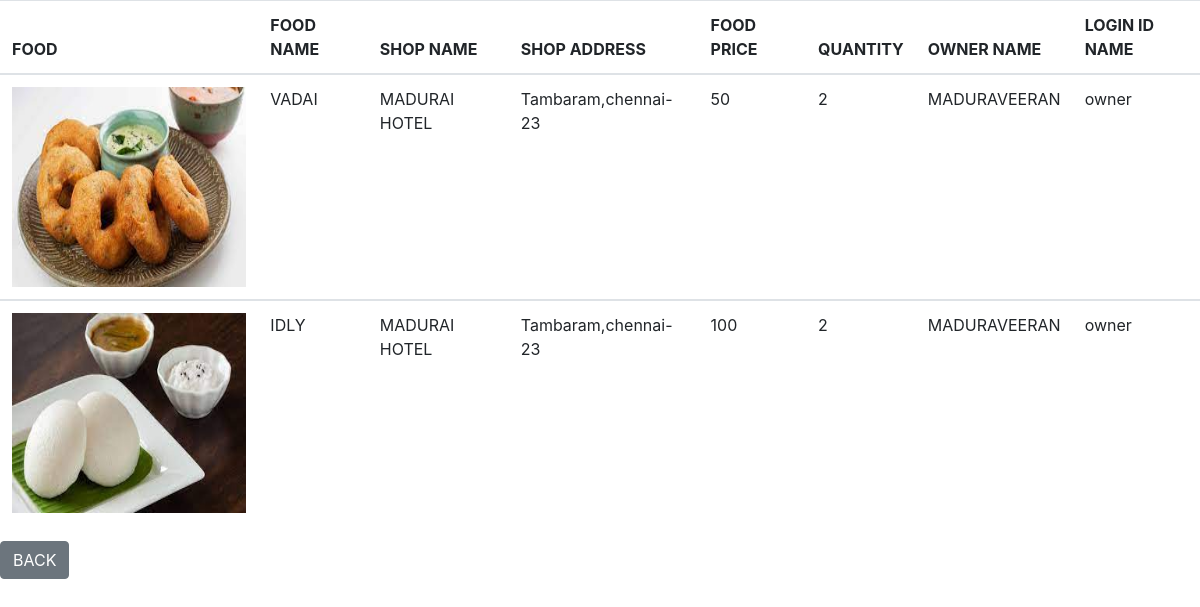
The app's page /restaturantdetails.php?userid=41 (signed in) with its own data.
### tables this page shows
CREATE TABLE `signup` (
  `userid` int(11) NOT NULL,
  `username` varchar(100) NOT NULL,
  `password` varchar(100) NOT NULL,
  `usertype` tinyint(11) NOT NULL COMMENT '0=>Customer\r\n1=>owner\r\n2=>superadmin',
  `status` tinyint(11) NOT NULL DEFAULT 1 COMMENT '0=>inactive\r\n1=>Active'
);

### restaturantdetails.php (the view, shortened to what this page needs)
<?php
include("connect.php");
if(isset($_GET["userid"])){
    $userid=$_GET["userid"];
     $sql="select * from admin where userid=$userid";
     $result=mysqli_query($conn,$sql);
     if($result){
        $num=mysqli_num_rows($result);
        if($num>0){
?>
<!DOCTYPE html>
<html lang="en">
<head>
       <link rel="stylesheet" href="https://stackpath.bootstrapcdn.com/bootstrap/4.5.2/css/bootstrap.min.css">
    <link rel="stylesheet" href="./style.css" ?v=<?php echo time(); ?>/>
</head>
<body>
<table class="table">
        <thead>
            <tr>
                <th>FOOD</th>
                <th>FOOD NAME</th>
                <th>SHOP NAME</th>
                <th>SHOP ADDRESS</th>
                <th>FOOD PRICE</th>
                <th>QUANTITY</th>
                <th>OWNER NAME</th>
                <th>LOGIN ID NAME</th>
            </tr>
        </thead>
        <tbody>
            <tr>
                <?php
                while($row=mysqli_fetch_array($result)){
                    $image=$row["image"];
                    $foodname=$row["foodname"];
                    $foodprice=$row["foodprice"];
                    $shopname=$row["shopname"];
                    $shopaddress=$row["shopaddress"];
                    $foodquantity=$row["quantity"];
                    $shopowner=$row["shopowner"];
                    $userid=$row["userid"];
                    $query="select * from signup where userid=$userid";
                    $fetch=mysqli_query($conn,$query);
                    while($pull=mysqli_fetch_array($fetch)){
                        $username=$pull["username"];
                ?>
                <td><?php echo "<img src ='$image' class='img-fluid' style='height:25vh;width:25vw'>";?></td>
                <td><?php echo $foodname;?></td>
                <td><?php echo $shopname;?></td>
                <td><?php echo $shopaddress;?></td>
                <td><?php echo $foodprice;?></td>
                <td><?php echo $foodquantity;?></td>
                <td><?php echo $shopowner;?></td>
                <td><?php echo  $username;?></td>
            </tr>
        </tbody>
<?php
}
                }
}
else{
    echo "<div class='bg-danger'>ITEMS NOT FOUND</div>";
}
}
}
?>
    </table>
    <a href='<?php echo "restaurant.php"?>' class="btn btn-secondary">BACK</a>
</body>
</html>

### style.css (style rules this page uses)
body { height: 100vh; }
a { text-decoration: none; }

### records on screen
signup: admin.image (picture), username "owner"

### other values on screen
$foodname "VADAI"
$shopname "MADURAI HOTEL"
$shopaddress "Tambaram,chennai-23"
$foodprice "50"
$foodquantity "2"
$shopowner "MADURAVEERAN"
$foodname "IDLY"
$foodprice "100"
